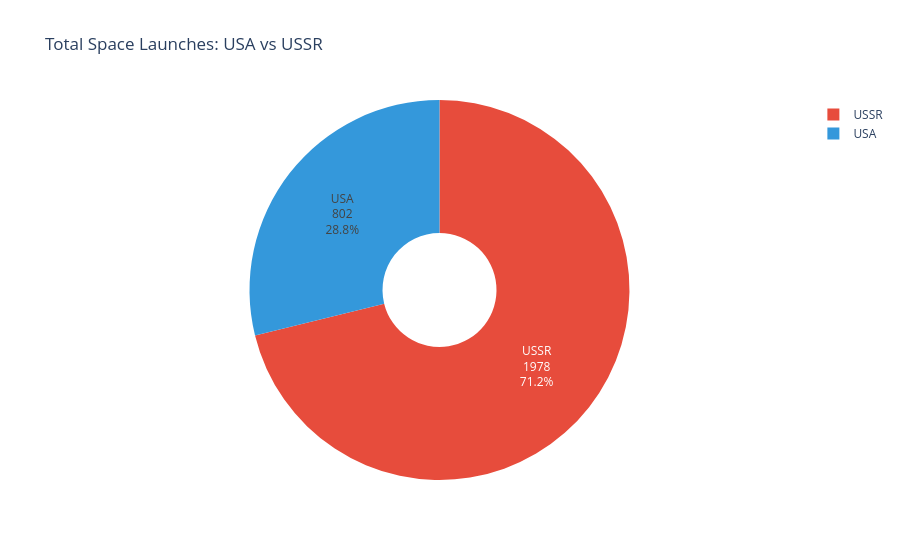

Here is the notebook cell this chart was saved with:
### Markdown cell above
## Create a Plotly Pie Chart comparing the total number of launches of the USSR and the USA

Hint: Remember to include former Soviet Republics like Kazakhstan when analysing the total number of launches.

### Code cell
import plotly.express as px
import pandas as pd

usa_orgs = ['NASA', 'US Air Force', 'ULA', 'Boeing', 'Northrop', 'Lockheed']
ussr_orgs = ['RVSN USSR', 'VKS RF']

usa_total = df_data[df_data['Organisation'].isin(usa_orgs)].shape[0]
ussr_total = df_data[df_data['Organisation'].isin(ussr_orgs)].shape[0]

space_race_data = pd.DataFrame({
    'Country': ['USA', 'USSR'],
    'Total Launches': [usa_total, ussr_total]
})

fig = px.pie(
    space_race_data,
    names='Country',
    values='Total Launches',
    title='Total Space Launches: USA vs USSR',
    color='Country',
    color_discrete_map={'USA': '#3498DB', 'USSR': '#E74C3C'},
    hole=0.3
)

fig.update_traces(textinfo='label+value+percent')
fig.show(renderer='browser)

### Figure 1 — Plotly figure (JSON) as saved in the notebook; plotly's stock layout.template omitted (floating-point values rounded to 4 significant figures)
{"data": [{"customdata": [["USA"], ["USSR"]], "domain": {"x": [0, 1], "y": [0, 1]}, "hole": 0.3, "hovertemplate": "Country=%{customdata[0]}<br>Total Launches=%{value}<extra></extra>", "labels": ["USA", "USSR"], "legendgroup": "", "marker": {"colors": ["#3498DB", "#E74C3C"]}, "name": "", "showlegend": true, "textinfo": "label+value+percent", "type": "pie", "values": [802, 1978]}], "layout": {"legend": {"tracegroupgap": 0}, "title": {"text": "Total Space Launches: USA vs USSR"}}}
